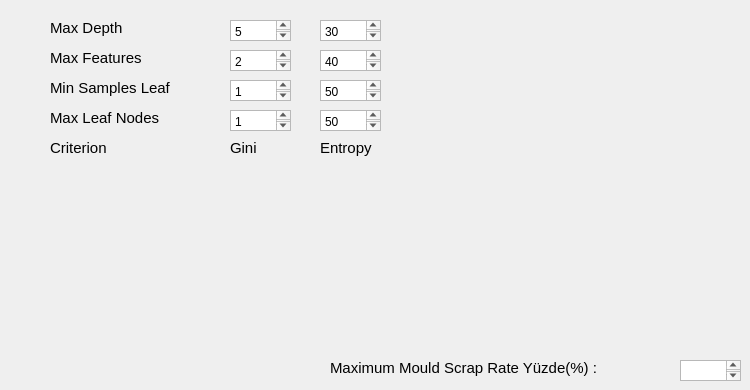
   <widget class="QWidget" name="tab_model">
    <attribute name="title">
     <string>Model</string>
    </attribute>
    <widget class="QTextEdit" name="min_max_depth_text">
     <property name="geometry">
      <rect>
       <x>230</x>
       <y>20</y>
       <width>61</width>
       <height>21</height>
      </rect>
     </property>
     <property name="font">
      <font>
       <pointsize>9</pointsize>
      </font>
     </property>
     <property name="html">
      <string>&lt;!DOCTYPE HTML PUBLIC &quot;-//W3C//DTD HTML 4.0//EN&quot; &quot;http://www.w3.org/TR/REC-html40/strict.dtd&quot;&gt;
&lt;html&gt;&lt;head&gt;&lt;meta name=&quot;qrichtext&quot; content=&quot;1&quot; /&gt;&lt;style type=&quot;text/css&quot;&gt;
p, li { white-space: pre-wrap; }
&lt;/style&gt;&lt;/head&gt;&lt;body style=&quot; font-family:'MS Shell Dlg 2'; font-size:9pt; font-weight:400; font-style:normal;&quot;&gt;
&lt;p style=&quot; margin-top:0px; margin-bottom:0px; margin-left:0px; margin-right:0px; -qt-block-indent:0; text-indent:0px;&quot;&gt;5&lt;/p&gt;&lt;/body&gt;&lt;/html&gt;</string>
     </property>
    </widget>
    <widget class="QLabel" name="max_depth_label">
     <property name="geometry">
      <rect>
       <x>50</x>
       <y>20</y>
       <width>141</width>
       <height>16</height>
      </rect>
     </property>
     <property name="font">
      <font>
       <pointsize>11</pointsize>
      </font>
     </property>
     <property name="text">
      <string>Max Depth</string>
     </property>
    </widget>
    <widget class="QTextEdit" name="min_max_features_text">
     <property name="geometry">
      <rect>
       <x>230</x>
       <y>50</y>
       <width>61</width>
       <height>21</height>
      </rect>
     </property>
     <property name="font">
      <font>
       <pointsize>9</pointsize>
      </font>
     </property>
     <property name="html">
      <string>&lt;!DOCTYPE HTML PUBLIC &quot;-//W3C//DTD HTML 4.0//EN&quot; &quot;http://www.w3.org/TR/REC-html40/strict.dtd&quot;&gt;
&lt;html&gt;&lt;head&gt;&lt;meta name=&quot;qrichtext&quot; content=&quot;1&quot; /&gt;&lt;style type=&quot;text/css&quot;&gt;
p, li { white-space: pre-wrap; }
&lt;/style&gt;&lt;/head&gt;&lt;body style=&quot; font-family:'MS Shell Dlg 2'; font-size:9pt; font-weight:400; font-style:normal;&quot;&gt;
&lt;p style=&quot; margin-top:0px; margin-bottom:0px; margin-left:0px; margin-right:0px; -qt-block-indent:0; text-indent:0px;&quot;&gt;2&lt;/p&gt;&lt;/body&gt;&lt;/html&gt;</string>
     </property>
    </widget>
    <widget class="QLabel" name="max_features_label">
     <property name="geometry">
      <rect>
       <x>50</x>
       <y>50</y>
       <width>161</width>
       <height>16</height>
      </rect>
     </property>
     <property name="font">
      <font>
       <pointsize>11</pointsize>
      </font>
     </property>
     <property name="text">
      <string>Max Features</string>
     </property>
    </widget>
    <widget class="QTextEdit" name="min_min_samples_leaf_text">
     <property name="geometry">
      <rect>
       <x>230</x>
       <y>80</y>
       <width>61</width>
       <height>21</height>
      </rect>
     </property>
     <property name="font">
      <font>
       <pointsize>9</pointsize>
      </font>
     </property>
     <property name="html">
      <string>&lt;!DOCTYPE HTML PUBLIC &quot;-//W3C//DTD HTML 4.0//EN&quot; &quot;http://www.w3.org/TR/REC-html40/strict.dtd&quot;&gt;
&lt;html&gt;&lt;head&gt;&lt;meta name=&quot;qrichtext&quot; content=&quot;1&quot; /&gt;&lt;style type=&quot;text/css&quot;&gt;
p, li { white-space: pre-wrap; }
&lt;/style&gt;&lt;/head&gt;&lt;body style=&quot; font-family:'MS Shell Dlg 2'; font-size:9pt; font-weight:400; font-style:normal;&quot;&gt;
&lt;p style=&quot; margin-top:0px; margin-bottom:0px; margin-left:0px; margin-right:0px; -qt-block-indent:0; text-indent:0px;&quot;&gt;1&lt;/p&gt;&lt;/body&gt;&lt;/html&gt;</string>
     </property>
    </widget>
    <widget class="QLabel" name="min_samples_leaf_label">
     <property name="geometry">
      <rect>
       <x>50</x>
       <y>80</y>
       <width>151</width>
       <height>16</height>
      </rect>
     </property>
     <property name="font">
      <font>
       <pointsize>11</pointsize>
      </font>
     </property>
     <property name="text">
      <string>Min Samples Leaf</string>
     </property>
    </widget>
    <widget class="QTextEdit" name="min_max_leaf_nodes_text">
     <property name="geometry">
      <rect>
       <x>230</x>
       <y>110</y>
       <width>61</width>
       <height>21</height>
      </rect>
     </property>
     <property name="font">
      <font>
       <pointsize>9</pointsize>
      </font>
     </property>
     <property name="html">
      <string>&lt;!DOCTYPE HTML PUBLIC &quot;-//W3C//DTD HTML 4.0//EN&quot; &quot;http://www.w3.org/TR/REC-html40/strict.dtd&quot;&gt;
&lt;html&gt;&lt;head&gt;&lt;meta name=&quot;qrichtext&quot; content=&quot;1&quot; /&gt;&lt;style type=&quot;text/css&quot;&gt;
p, li { white-space: pre-wrap; }
&lt;/style&gt;&lt;/head&gt;&lt;body style=&quot; font-family:'MS Shell Dlg 2'; font-size:9pt; font-weight:400; font-style:normal;&quot;&gt;
&lt;p style=&quot; margin-top:0px; margin-bottom:0px; margin-left:0px; margin-right:0px; -qt-block-indent:0; text-indent:0px;&quot;&gt;1&lt;/p&gt;&lt;/body&gt;&lt;/html&gt;</string>
     </property>
    </widget>
    <widget class="QLabel" name="max_leaf_nodes_label">
     <property name="geometry">
      <rect>
       <x>50</x>
       <y>110</y>
       <width>151</width>
       <height>16</height>
      </rect>
     </property>
     <property name="font">
      <font>
       <pointsize>11</pointsize>
      </font>
     </property>
     <property name="text">
      <string>Max Leaf Nodes</string>
     </property>
    </widget>
    <widget class="QTextEdit" name="max_mould_scrap_text_7">
     <property name="geometry">
      <rect>
       <x>680</x>
       <y>360</y>
       <width>61</width>
       <height>21</height>
      </rect>
     </property>
     <property name="font">
      <font>
       <pointsize>9</pointsize>
      </font>
     </property>
    </widget>
    <widget class="QLabel" name="max_mould_label_7">
     <property name="geometry">
      <rect>
       <x>330</x>
       <y>360</y>
       <width>281</width>
       <height>16</height>
      </rect>
     </property>
     <property name="font">
      <font>
       <pointsize>11</pointsize>
      </font>
     </property>
     <property name="text">
      <string>Maximum Mould Scrap Rate Yüzde(%) :</string>
     </property>
    </widget>
    <widget class="QLabel" name="criterion_label">
     <property name="geometry">
      <rect>
       <x>50</x>
       <y>140</y>
       <width>91</width>
       <height>16</height>
      </rect>
     </property>
     <property name="font">
      <font>
       <pointsize>11</pointsize>
      </font>
     </property>
     <property name="text">
      <string>Criterion</string>
     </property>
    </widget>
    <widget class="QTextEdit" name="max_max_depth_text">
     <property name="geometry">
      <rect>
       <x>320</x>
       <y>20</y>
       <width>61</width>
       <height>21</height>
      </rect>
     </property>
     <property name="font">
      <font>
       <pointsize>9</pointsize>
      </font>
     </property>
     <property name="html">
      <string>&lt;!DOCTYPE HTML PUBLIC &quot;-//W3C//DTD HTML 4.0//EN&quot; &quot;http://www.w3.org/TR/REC-html40/strict.dtd&quot;&gt;
&lt;html&gt;&lt;head&gt;&lt;meta name=&quot;qrichtext&quot; content=&quot;1&quot; /&gt;&lt;style type=&quot;text/css&quot;&gt;
p, li { white-space: pre-wrap; }
&lt;/style&gt;&lt;/head&gt;&lt;body style=&quot; font-family:'MS Shell Dlg 2'; font-size:9pt; font-weight:400; font-style:normal;&quot;&gt;
&lt;p style=&quot; margin-top:0px; margin-bottom:0px; margin-left:0px; margin-right:0px; -qt-block-indent:0; text-indent:0px;&quot;&gt;30&lt;/p&gt;&lt;/body&gt;&lt;/html&gt;</string>
     </property>
    </widget>
    <widget class="QTextEdit" name="max_max_leaf_nodes_text">
     <property name="geometry">
      <rect>
       <x>320</x>
       <y>110</y>
       <width>61</width>
       <height>21</height>
      </rect>
     </property>
     <property name="font">
      <font>
       <pointsize>9</pointsize>
      </font>
     </property>
     <property name="html">
      <string>&lt;!DOCTYPE HTML PUBLIC &quot;-//W3C//DTD HTML 4.0//EN&quot; &quot;http://www.w3.org/TR/REC-html40/strict.dtd&quot;&gt;
&lt;html&gt;&lt;head&gt;&lt;meta name=&quot;qrichtext&quot; content=&quot;1&quot; /&gt;&lt;style type=&quot;text/css&quot;&gt;
p, li { white-space: pre-wrap; }
&lt;/style&gt;&lt;/head&gt;&lt;body style=&quot; font-family:'MS Shell Dlg 2'; font-size:9pt; font-weight:400; font-style:normal;&quot;&gt;
&lt;p style=&quot; margin-top:0px; margin-bottom:0px; margin-left:0px; margin-right:0px; -qt-block-indent:0; text-indent:0px;&quot;&gt;50&lt;/p&gt;&lt;/body&gt;&lt;/html&gt;</string>
     </property>
    </widget>
    <widget class="QTextEdit" name="max_min_samples_leaf_text">
     <property name="geometry">
      <rect>
       <x>320</x>
       <y>80</y>
       <width>61</width>
       <height>21</height>
      </rect>
     </property>
     <property name="font">
      <font>
       <pointsize>9</pointsize>
      </font>
     </property>
     <property name="html">
      <string>&lt;!DOCTYPE HTML PUBLIC &quot;-//W3C//DTD HTML 4.0//EN&quot; &quot;http://www.w3.org/TR/REC-html40/strict.dtd&quot;&gt;
&lt;html&gt;&lt;head&gt;&lt;meta name=&quot;qrichtext&quot; content=&quot;1&quot; /&gt;&lt;style type=&quot;text/css&quot;&gt;
p, li { white-space: pre-wrap; }
&lt;/style&gt;&lt;/head&gt;&lt;body style=&quot; font-family:'MS Shell Dlg 2'; font-size:9pt; font-weight:400; font-style:normal;&quot;&gt;
&lt;p style=&quot; margin-top:0px; margin-bottom:0px; margin-left:0px; margin-right:0px; -qt-block-indent:0; text-indent:0px;&quot;&gt;50&lt;/p&gt;&lt;/body&gt;&lt;/html&gt;</string>
     </property>
    </widget>
    <widget class="QTextEdit" name="max_max_features_text">
     <property name="geometry">
      <rect>
       <x>320</x>
       <y>50</y>
       <width>61</width>
       <height>21</height>
      </rect>
     </property>
     <property name="font">
      <font>
       <pointsize>9</pointsize>
      </font>
     </property>
     <property name="html">
      <string>&lt;!DOCTYPE HTML PUBLIC &quot;-//W3C//DTD HTML 4.0//EN&quot; &quot;http://www.w3.org/TR/REC-html40/strict.dtd&quot;&gt;
&lt;html&gt;&lt;head&gt;&lt;meta name=&quot;qrichtext&quot; content=&quot;1&quot; /&gt;&lt;style type=&quot;text/css&quot;&gt;
p, li { white-space: pre-wrap; }
&lt;/style&gt;&lt;/head&gt;&lt;body style=&quot; font-family:'MS Shell Dlg 2'; font-size:9pt; font-weight:400; font-style:normal;&quot;&gt;
&lt;p style=&quot; margin-top:0px; margin-bottom:0px; margin-left:0px; margin-right:0px; -qt-block-indent:0; text-indent:0px;&quot;&gt;40&lt;/p&gt;&lt;/body&gt;&lt;/html&gt;</string>
     </property>
    </widget>
    <widget class="QLabel" name="gini_label">
     <property name="geometry">
      <rect>
       <x>230</x>
       <y>140</y>
       <width>61</width>
       <height>16</height>
      </rect>
     </property>
     <property name="font">
      <font>
       <pointsize>11</pointsize>
      </font>
     </property>
     <property name="text">
      <string>Gini</string>
     </property>
    </widget>
    <widget class="QLabel" name="entropy_label">
     <property name="geometry">
      <rect>
       <x>320</x>
       <y>140</y>
       <width>61</width>
       <height>16</height>
      </rect>
     </property>
     <property name="font">
      <font>
       <pointsize>11</pointsize>
      </font>
     </property>
     <property name="text">
      <string>Entropy</string>
     </property>
    </widget>
   </widget>
